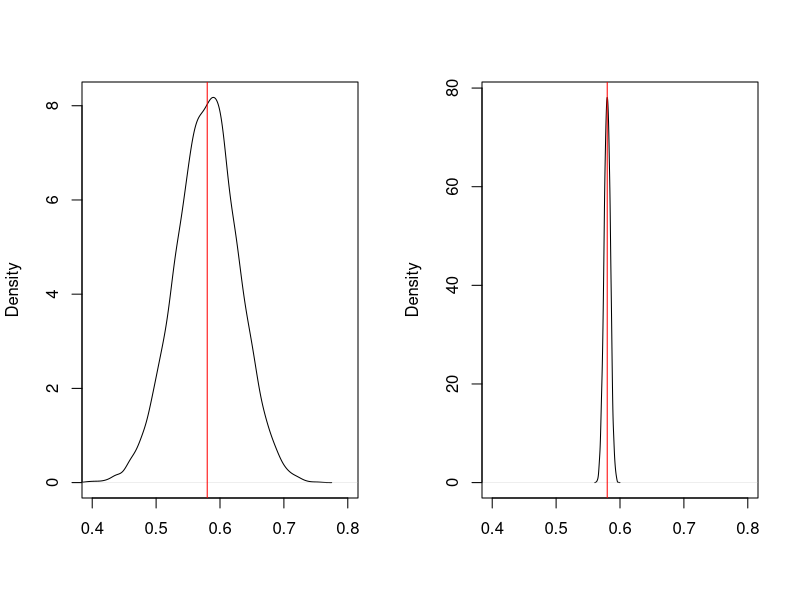
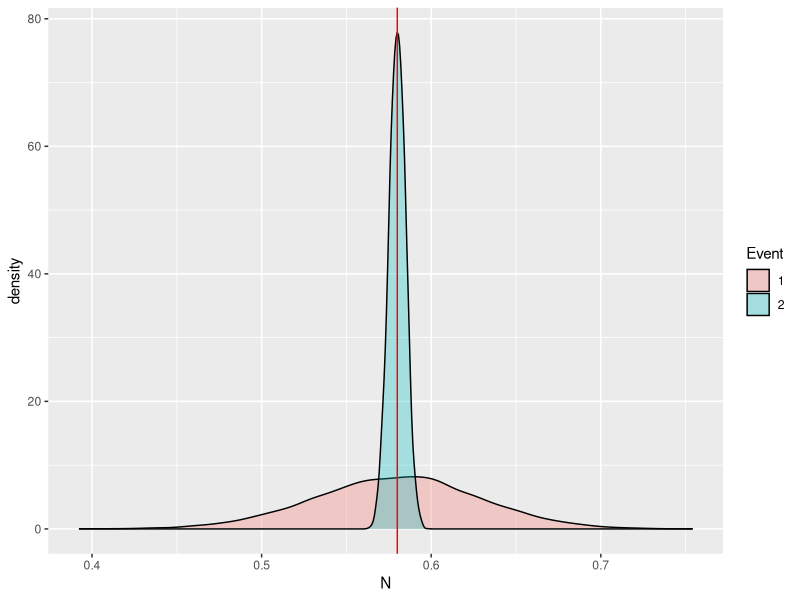
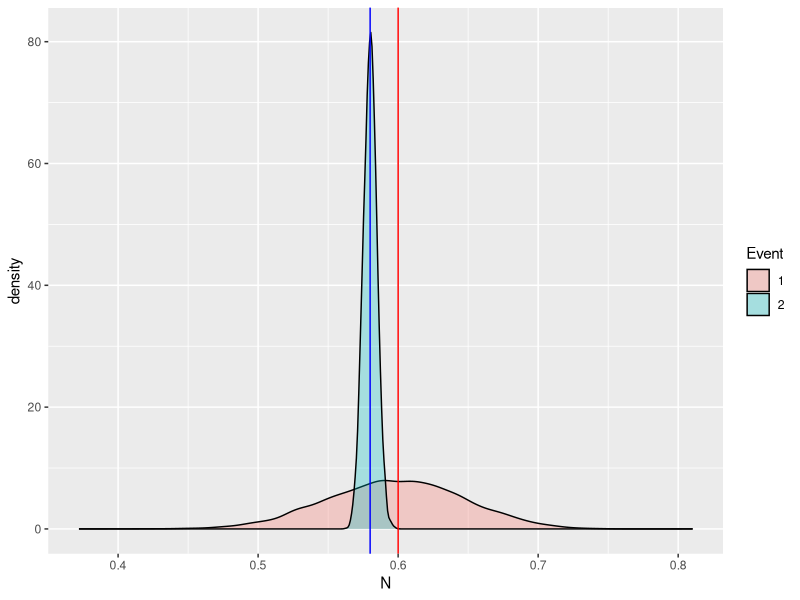

Recreate these plots in R, in order.
betaABfromMeanSD = function( mean , sd ) {
  if ( mean <=0 | mean >= 1) stop("must have 0 < mean < 1")
  if ( sd <= 0 ) stop("sd must be > 0")
  kappa = mean*(1-mean)/sd^2 - 1
  if ( kappa <= 0 ) stop("invalid combination of mean and sd")
  a = mean * kappa
  b = ( 1.0 - mean ) * kappa
  return( list( a=a , b=b ) )
}

betaABfromModeKappa = function( mode , kappa ) {
  if ( mode <=0 | mode >= 1) stop("must have 0 < mode < 1")
  if ( kappa <=2 ) stop("kappa must be > 2 for mode parameterization")
  a = mode * ( kappa - 2 ) + 1
  b = ( 1.0 - mode ) * ( kappa - 2 ) + 1
  return( list( a=a , b=b ) )
}

par(mfrow=c(2,1))
d1 <- betaABfromModeKappa(0.58,100)
d2 <- betaABfromModeKappa(0.58,10000)

b1 <- rbeta(10000,d1$a,d1$b)
b2 <- rbeta(10000,d2$a,d2$b)
par(mfrow=c(1,2))
plot(density(b1),xlim=c(0.4,0.8),main="",xlab="")
abline(v = 0.58,col='red')
plot(density(b2),xlim= c(0.4,0.8),main="",xlab="")
abline(v = 0.58,col='red')

##Probability mass greater than 0.6
sum(b1>= 0.6)/length(b1)
##Probability mass greater than 0.6
sum(b2>= 0.6)/length(b2)


########Use ggplot##########
##Use Case 1
df <- data.frame(Event = as.factor(rep(c(1,2),each=10000)),N = c(b1,b2))
library(ggplot2)

ggplot(data=df,aes(x = N, fill = Event)) + geom_density(alpha = 0.3) +geom_vline(xintercept = 0.58,col='red')

##Use Case 2
d1 <- betaABfromModeKappa(0.6,100)
d2 <- betaABfromModeKappa(0.58,10000)

b1 <- rbeta(10000,d1$a,d1$b)
b2 <- rbeta(10000,d2$a,d2$b)
df <- data.frame(Event = as.factor(rep(c(1,2),each=10000)),N = c(b1,b2))

ggplot(data=df,aes(x = N, fill = Event)) + geom_density(alpha = 0.3) +geom_vline(xintercept = c(0.58,0.6),
                                                                                 col=c('blue','red'))

